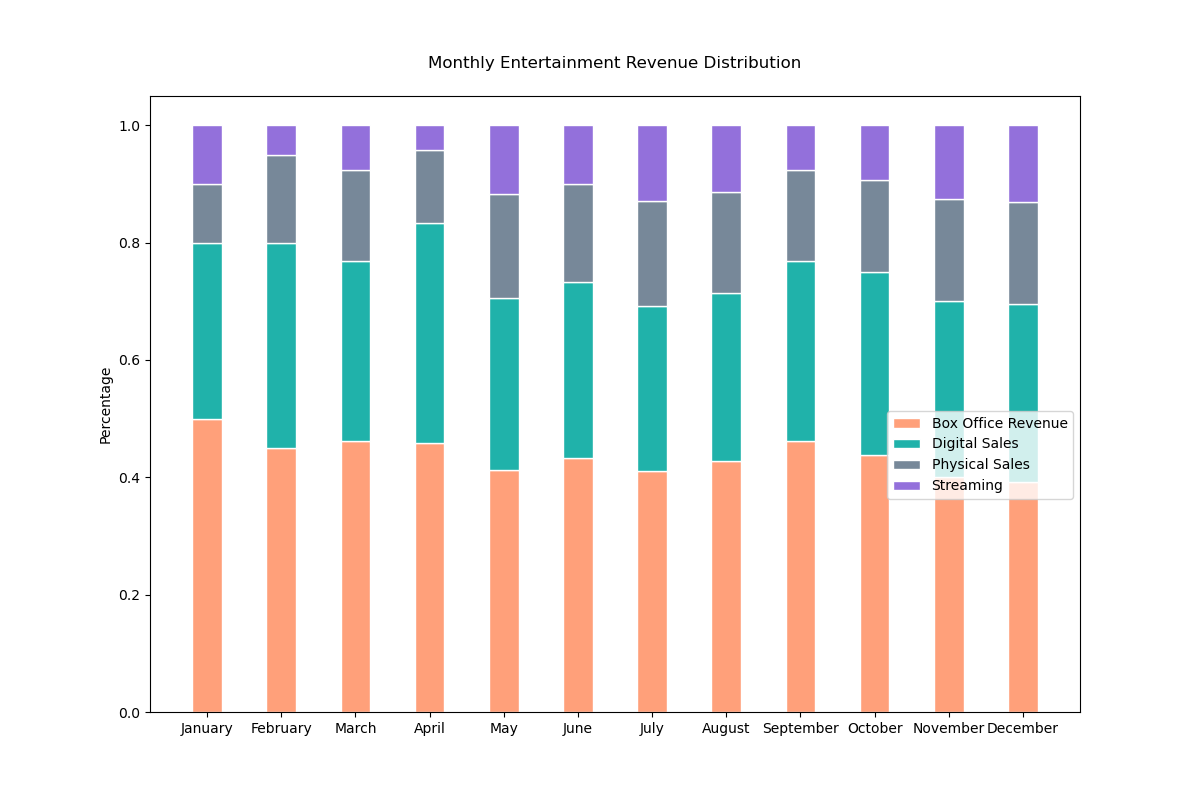

The Python source for this figure:

import matplotlib.pyplot as plt
import numpy as np

# Data
months = ['January', 'February', 'March', 'April', 'May', 'June', 'July', 'August', 'September', 'October', 'November', 'December']
box_office = np.array([50, 45, 60, 55, 70, 65, 80, 75, 60, 70, 80, 90])
digital_sales = np.array([30, 35, 40, 45, 50, 45, 55, 50, 40, 50, 60, 70])
physical_sales = np.array([10, 15, 20, 15, 30, 25, 35, 30, 20, 25, 35, 40])
streaming = np.array([10, 5, 10, 5, 20, 15, 25, 20, 10, 15, 25, 30])

# Convert to percentages
total = box_office + digital_sales + physical_sales + streaming
box_office_percentage = box_office / total
digital_sales_percentage = digital_sales / total
physical_sales_percentage = physical_sales / total
streaming_percentage = streaming / total

# Plot
fig, ax = plt.subplots(figsize=(12, 8))

width = 0.4
ax.bar(months, box_office_percentage, color='#FFA07A', edgecolor='white', width=width, label='Box Office Revenue')
ax.bar(months, digital_sales_percentage, color='#20B2AA', edgecolor='white', width=width, bottom=box_office_percentage, label='Digital Sales')
ax.bar(months, physical_sales_percentage, color='#778899', edgecolor='white', width=width, bottom=box_office_percentage + digital_sales_percentage, label='Physical Sales')
ax.bar(months, streaming_percentage, color='#9370DB', edgecolor='white', width=width, bottom=box_office_percentage + digital_sales_percentage + physical_sales_percentage, label='Streaming')

ax.set_ylabel('Percentage')
ax.set_title('Monthly Entertainment Revenue Distribution', pad=20)
ax.legend(loc='upper right', bbox_to_anchor=(1, 0.5))

plt.show()
